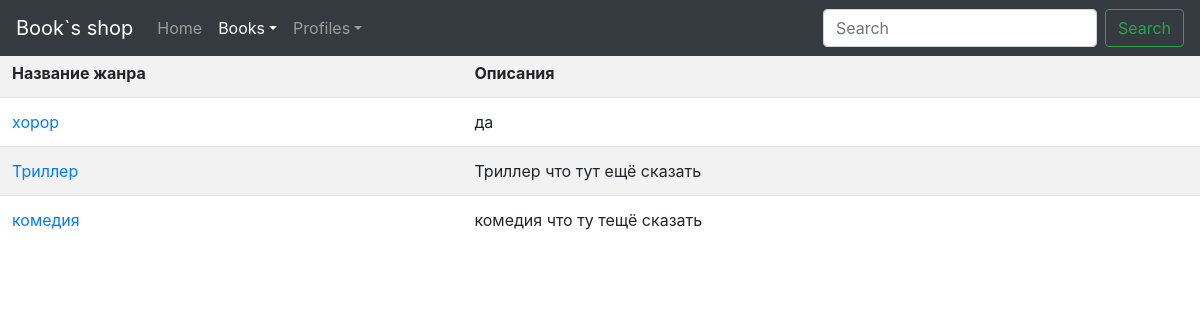
Page /books/genre_list on the earlier database version.
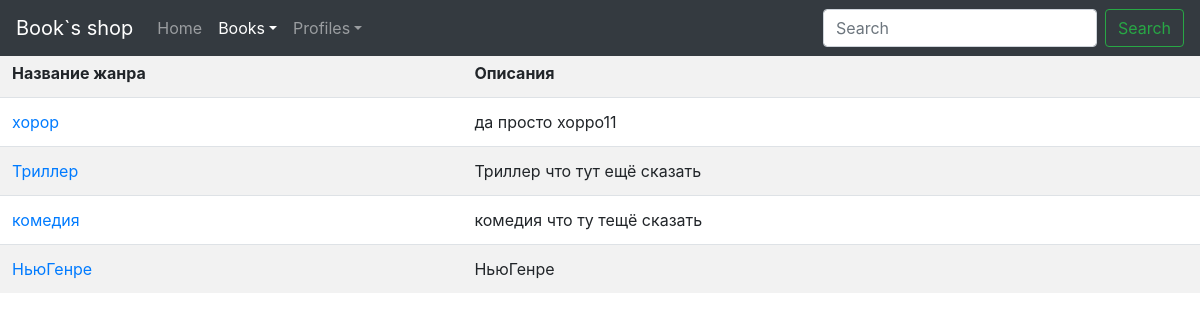
Same page on the later database version.
### books/models.py (models this page shows, shortened)
class Genre(models.Model):
    name = models.CharField(
        verbose_name ="Название Жанра",
        max_length=30
        )
    description = models.TextField(
        verbose_name="Описание Жанра",
        null=True,
        blank=True
    )

### books/views.py (the view)
# urls.py: path('genre_list', views.GenreList.as_view(),name='genre_list'),
class GenreList(ListView):
    model=Genre
    template_name='genre/g_list.html'
    def get_context_data(self, **kwargs):
        c= super().get_context_data(**kwargs)
        try:
            user=self.request.user
            prof_user=Profile.objects.get(username=user)
            print(user)
            print(prof_user.pk)
            c['prof_user']=prof_user.pk
        except Profile.DoesNotExist:
            prof_user=None
        return c

### books/templates/genre/g_list.html (shortened to what this page needs)
{% extends "base.html" %}
{% load crispy_forms_tags %}
{%load my_tags %}
        {% block books_active %}
          <a class="nav-link dropdown-toggle active" href="{% url 'CRUDL_profiles:detail' prof_user %}" id="dropdown01" data-toggle="dropdown" aria-haspopup="true" aria-expanded="true">Books</a>
          {% endblock books_active %}
    {% block main %}
        <table class="table table-striped" width="100%" >
                <tr>
                    <th>Название жанра</th><th>Описания</th>
                </tr>
            {% for genre in object_list %}
                <tr>
                  <td><a href="{% url 'CRUDL_books:genre_detail' genre.pk %}">{{genre.name}}</a> </td>
                  <td>{{genre.description}}
                </tr>
        {% endfor %}
        </table>
{% endblock main %}

Differences in the rows shown:
changed Genre "хорор": description "да" → "да просто хорро11"
added Genre: name "НьюГенре", description "НьюГенре"
